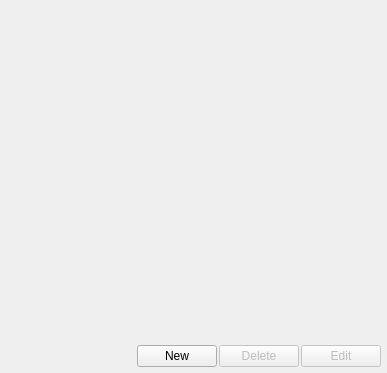
<ui version="4.0" >
 <class>accountlist</class>
 <widget class="QWidget" name="accountlist" >
  <property name="geometry" >
   <rect>
    <x>0</x>
    <y>0</y>
    <width>387</width>
    <height>373</height>
   </rect>
  </property>
  <property name="windowTitle" >
   <string>Accounts</string>
  </property>
  <property name="windowIcon" >
   <iconset>user.png</iconset>
  </property>
  <layout class="QVBoxLayout" >
   <property name="spacing" >
    <number>0</number>
   </property>
   <property name="leftMargin" >
    <number>0</number>
   </property>
   <property name="topMargin" >
    <number>0</number>
   </property>
   <property name="rightMargin" >
    <number>0</number>
   </property>
   <property name="bottomMargin" >
    <number>0</number>
   </property>
   <item>
    <layout class="QVBoxLayout" >
     <property name="spacing" >
      <number>6</number>
     </property>
     <property name="leftMargin" >
      <number>6</number>
     </property>
     <property name="topMargin" >
      <number>6</number>
     </property>
     <property name="rightMargin" >
      <number>6</number>
     </property>
     <property name="bottomMargin" >
      <number>6</number>
     </property>
     <item>
      <widget class="QFrame" name="frame_accounts" >
       <property name="sizePolicy" >
        <sizepolicy vsizetype="Expanding" hsizetype="Expanding" >
         <horstretch>0</horstretch>
         <verstretch>0</verstretch>
        </sizepolicy>
       </property>
       <property name="_yate_uiwidget" stdset="0" >
        <bool>true</bool>
       </property>
       <property name="_yate_uiwidget_name" stdset="0" >
        <string>accounts</string>
       </property>
       <property name="_yate_uiwidget_class" stdset="0" >
        <string>CustomTable</string>
       </property>
       <property name="_yate_uiwidget_params" stdset="0" >
        <stringlist>
         <string>property:sortingEnabled=true</string>
         <string>property:styleSheet=QTableWidget{background:white; selection-background-color: lightblue;}</string>
         <string>property:tabKeyNavigation=false</string>
         <string>property:_yate_horizontalheader=true</string>
         <string>property:_yate_notifyonenterpressed=true</string>
         <string>property:_yate_notifyitemchanged=true</string>
         <string>property:_yate_itemheight=0</string>
         <string>property:_yate_sorting=2,true</string>
         <string>hheader_columns=Enabled,Account,Status</string>
         <string>hheader_columns_check=enabled</string>
         <string>hheader_columns_size=60</string>
         <string>hheader_columns_resize=contents</string>
        </stringlist>
       </property>
      </widget>
     </item>
     <item>
      <layout class="QHBoxLayout" >
       <property name="spacing" >
        <number>2</number>
       </property>
       <item>
        <spacer>
         <property name="orientation" >
          <enum>Qt::Horizontal</enum>
         </property>
         <property name="sizeHint" >
          <size>
           <width>40</width>
           <height>20</height>
          </size>
         </property>
        </spacer>
       </item>
       <item>
        <widget class="QPushButton" name="acc_new" >
         <property name="toolTip" >
          <string>Create a new account</string>
         </property>
         <property name="text" >
          <string>New</string>
         </property>
         <property name="icon" >
          <iconset>user.png</iconset>
         </property>
        </widget>
       </item>
       <item>
        <widget class="QPushButton" name="acc_del" >
         <property name="enabled" >
          <bool>false</bool>
         </property>
         <property name="toolTip" >
          <string>Delete the selected account</string>
         </property>
         <property name="text" >
          <string>Delete</string>
         </property>
         <property name="icon" >
          <iconset>close.png</iconset>
         </property>
         <property name="_yate_identity" stdset="0" >
          <string>deleteselecteditem:accounts:</string>
         </property>
        </widget>
       </item>
       <item>
        <widget class="QPushButton" name="acc_edit" >
         <property name="enabled" >
          <bool>false</bool>
         </property>
         <property name="toolTip" >
          <string>Edit the selected account</string>
         </property>
         <property name="text" >
          <string>Edit</string>
         </property>
         <property name="icon" >
          <iconset>edit.png</iconset>
         </property>
        </widget>
       </item>
      </layout>
     </item>
    </layout>
   </item>
  </layout>
 </widget>
 <resources/>
 <connections/>
</ui>
